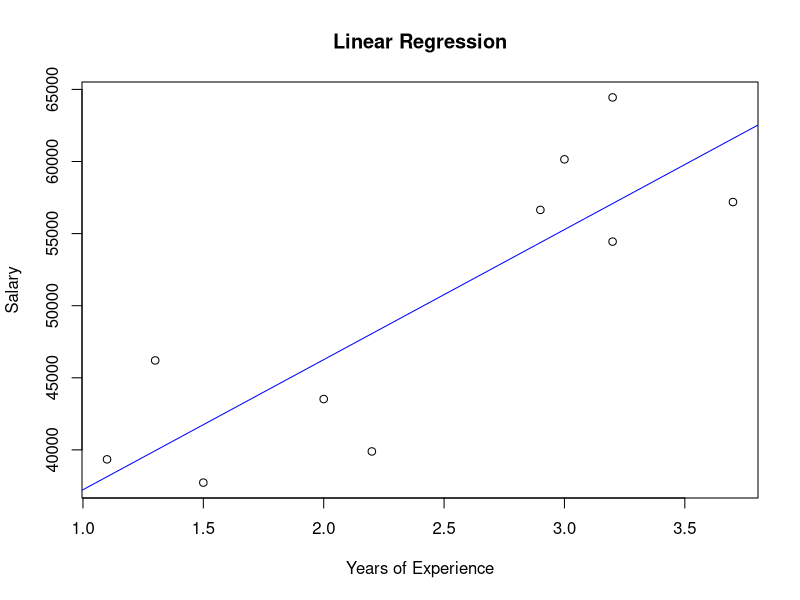

Write the R code that produced this figure.
# Sample data
salary_data <- data.frame(
  YearsExperience = c(1.1, 1.3, 1.5, 2, 2.2, 2.9, 3, 3.2, 3.2, 3.7),
  Salary = c(39343, 46205, 37731, 43525, 39891, 56642, 60150, 54445, 64445, 57189)
)

# Linear Regression and Visualization
lm_plot <- lm(Salary ~ YearsExperience, data = salary_data)

# Plotting using base R
plot(salary_data$YearsExperience, salary_data$Salary, main = "Linear Regression",
     xlab = "Years of Experience", ylab = "Salary")
abline(lm_plot, col = "blue")